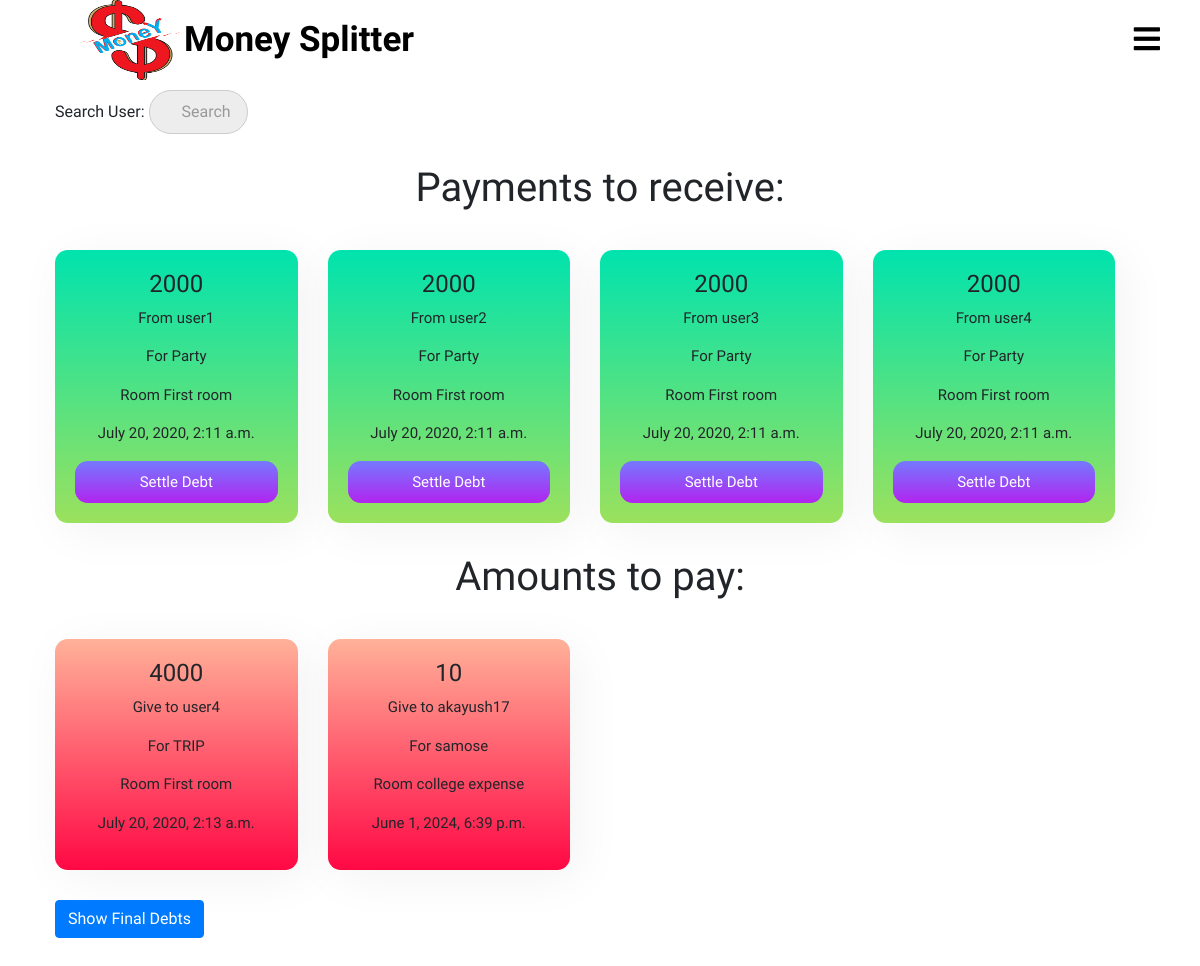
The page /splitter/my_debts/ (signed in) on the database its author committed.
### splitter/models.py (models this page shows, shortened)
class debt(models.Model):
    room = models.ForeignKey(room,on_delete = models.CASCADE, related_name = 'room_debts')
    transaction = models.ForeignKey(transaction, on_delete = models.CASCADE, related_name = 'transactions_debt')
    sender = models.ForeignKey(User, on_delete = models.CASCADE, related_name = 'transaction_sender')
    receiver = models.ForeignKey(User, on_delete= models.CASCADE, related_name = 'transaction_receiver')
    amount = models.IntegerField()

class User(AbstractUser):
    pass

class transaction(models.Model):
    room = models.ForeignKey(room, on_delete = models.CASCADE, related_name = 'room_transaction')
    amount = models.IntegerField()
    reason = models.CharField(max_length = 250)
    created_at = models.DateTimeField(auto_now=True)
    payer = models.ForeignKey(User, on_delete = models.CASCADE, related_name = 'transaction_payer')
    splitters = models.ManyToManyField(User, related_name = "transaction_members")

class room(models.Model):
    creater = models.ForeignKey(User,on_delete=models.CASCADE,related_name="creater")
    name = models.CharField(max_length=250)
    members = models.ManyToManyField(User,through="room_members")

### splitter/views.py (the view, shortened to what this page needs)
# urls.py: path('my_debts/',views.my_debts,name="my_debts"),
def my_debts(request):
    income = debt.objects.filter(receiver=request.user)
    expense = debt.objects.filter(sender=request.user)
    query = request.GET.get("q", None)
    return render(request,'splitter/my_debts.html',{'incomes':income,'expenses':expense})

### templates/splitter/my_debts.html (shortened to what this page needs)
{% extends 'splitter/base.html' %}
{% load static %}
{% block css %}
  <link rel="stylesheet" href="{% static 'css/mysearchbar.css' %}">
  <link rel="stylesheet" href="{% static 'css/my_debts.css' %}">
{% endblock %}
{% block content %}
<div class="container">
  <div class="my-debts-info">
    <form method='GET' action="{% url 'splitter:my_debts' %}">
      <p>Search User: <input type='search' name='q' placeholder='Search'></p>
    </form>
    <div class="my-debts-income">
      <h1>Payments to receive:</h1>
      <div class="row">
         {% if incomes.count == 0 %}
         <h4>No payments to receive!!!</h4>
         {% else %}
        {% for income in incomes %}
        <div class="col-lg-3 col-md-4 col-sm-6 col-12">
          <div class="my-debts-income-info">
            <h4>{{ income.amount }}</h4>
            <p>From {{ income.sender.username }}</p>
            <p>For {{ income.transaction.reason }}</p>
            <p>Room {{ income.room.name }}</p>
            <p>{{ income.transaction.created_at }}</p>
            <a href="{% url 'splitter:delete_debt' pk=income.pk %}" data-target="#{{ income.sender.username }}_{{ income.pk }}" data-toggle="modal">
              <div class="settle-debt-button">
                Settle Debt
              </div>
            </a>
          </div>
        </div>
        {% endfor %}
        {% endif %}
      </div>
    </div>
    <div class="my-debts-expense">
      <h1>Amounts to pay:</h1>
      <div class="row">
        {% if expenses.count == 0 %}
        <h4>No amounts to pay!!!</h4>
        {% else %}
        {% for expense in expenses %}
        <div class="col-lg-3 col-md-4 col-sm-6 col-12">
          <div class="my-debts-expense-info">
            <h4>{{ expense.amount }}</h4>
            <p>Give to {{ expense.receiver.username }}</p>
            <p>For {{ expense.transaction.reason }}</p>
            <p>Room {{ expense.room.name }}</p>
            <p>{{ expense.transaction.created_at }}</p>
          </div>
        </div>
        {% endfor %}
        {% endif %}
      </div>
    </div>
    <a href="{% url 'splitter:final_settlements' %}" class="btn btn-primary final-debts-button">Show Final Debts</a>
  </div>
  </div>
{% endblock %}

### templates/splitter/base.html (shortened to what this page needs)
{% load static %}
<!DOCTYPE html>
<html lang="en" dir="ltr">
  <head>
    <link rel="stylesheet" href="https://stackpath.bootstrapcdn.com/bootstrap/4.5.0/css/bootstrap.min.css">
    <link rel="stylesheet" href="https://pro.fontawesome.com/releases/v5.10.0/css/all.css">
  	<link href="https://unpkg.com/aos@2.3.1/dist/aos.css" rel="stylesheet">
    <link rel="stylesheet" href="{% static 'css/home_page.css' %}">
    {% block css %}
    {% endblock %}
    {% load bootstrap4 %}
    {% bootstrap_css %}
  </head>
  <body>
    <nav>
      <label for="check" class="checkbtn">
        <i class="fas fa-bars"></i>
      </label>
      <a href="{% url 'home' %}">
      <label class="logoimg"> <img src="{% static 'images/akshat. copy.png' %}" alt=""> </label>
      <label class="logo">Money Splitter</label>
      </a>
    </nav>
    {% block content %}
    {% endblock %}
    </body>
</html>

### static/css/home_page.css (style rules this page uses)
* { padding: 0; margin: 0; text-decoration: none; list-style: none; box-sizing: border-box; font-family: 'Merienda One', cursive; }
body,html { overflow-x: hidden; }
:root { var(--IndianRed): #db575b; var(--Aqua): #99ffe4; var(--MiddleBlue): #88cfd3; var(--SteelBlue): #578bb2; var(--BdazzledBlue): #345c98; var(--DarkButton): linear-gradient(to top, #30cfd0 0%, #330867 100%); var(--LightButton): linear-gradient(to top, #48c6ef 0%, #6f86d6 100%); var(--RedButton): linear-gradient(45deg, #874da2 0%, #c43a30 100%); }
nav { background: white; position: sticky; height: 80px; width: 100%; color: white; top: 0; z-index: 100; margin: 0px; }
label.logo { vertical-align: top; font-size: 35px; line-height: 80px; font-weight: bold; color: black; margin: 0; }
label.logoimg { margin-left: 80px; }
label.logoimg img { height: 80px; width: 100px; }
.checkbtn { font-size: 30px; color: black; float: right; line-height: 80px; margin-right: 40px; cursor: pointer; display: none; }
.logoimg { height: 100px; width: 100px; }
@media only screen and (max-width: 1350px) { .checkbtn { display: block; } }

### static/css/mysearchbar.css (style rules this page uses)
input { outline: none; }
input[type=search] { -webkit-appearance: textfield; -webkit-box-sizing: content-box; font-family: inherit; font-size: 100%; }
input[type=search] { background: #ededed url(https://static.tumblr.com/ftv85bp/MIXmud4tx/search-icon.png) no-repeat 9px center; border: solid 1px #ccc; padding: 9px 10px 9px 32px; width: 55px; -webkit-border-radius: 10em; -moz-border-radius: 10em; border-radius: 10em; -webkit-transition: all .5s; -moz-transition: all .5s; transition: all .5s; }

### static/css/my_debts.css (style rules this page uses)
* { margin: 0; padding: 0; }
body,html { margin: 0px; padding: 0; }
.my-debts-info { margin: 0; margin-bottom: 20px; padding: 10px; }
.my-debts-info .my-debts-income { text-align: center; margin: 30px 0px; justify-content: center; }
.my-debts-info .my-debts-expense { text-align: center; margin: 30px 0px; justify-content: center; }
.my-debts-info .my-debts-income .row { width: 100%; }
.my-debts-info .my-debts-expense .row { width: 100%; }
.my-debts-income-info { margin-top: 30px; padding: 20px; box-shadow: .5rem .5rem 3rem 1px rgba(0,0,0,.05); background-image: linear-gradient(to top, #9be15d 0%, #00e3ae 100%); border-radius: .8rem; text-align: center; font-size: 15px; }
.my-debts-expense-info { margin-top: 30px; padding: 20px; box-shadow: .5rem .5rem 3rem 1px rgba(0,0,0,.05); background-image: linear-gradient(to top, #ff0844 0%, #ffb199 100%); border-radius: .8rem; text-align: center; font-size: 15px; }
.my-debts-income-info .settle-debt-button { width: 100%; background-image: linear-gradient(to top, #b224ef 0%, #7579ff 100%); text-align: center; padding: 10px 0px; color: white; text-decoration: none; border-radius: .8rem; }

### rows shown on the page
debt: amount "2000", sender.username "user1", transaction.reason "Party", room.name "First room", transaction.created_at "July 20, 2020, 2:11 a.m."
debt: amount "2000", sender.username "user2", transaction.reason "Party", room.name "First room", transaction.created_at "July 20, 2020, 2:11 a.m."
debt: amount "2000", sender.username "user3", transaction.reason "Party", room.name "First room", transaction.created_at "July 20, 2020, 2:11 a.m."
debt: amount "2000", sender.username "user4", transaction.reason "Party", room.name "First room", transaction.created_at "July 20, 2020, 2:11 a.m."
debt: amount "4000", receiver.username "user4", transaction.reason "TRIP", room.name "First room", transaction.created_at "July 20, 2020, 2:13 a.m."
debt: amount "10", receiver.username "akayush17", transaction.reason "samose", room.name "college expense", transaction.created_at "June 1, 2024, 6:39 p.m."
